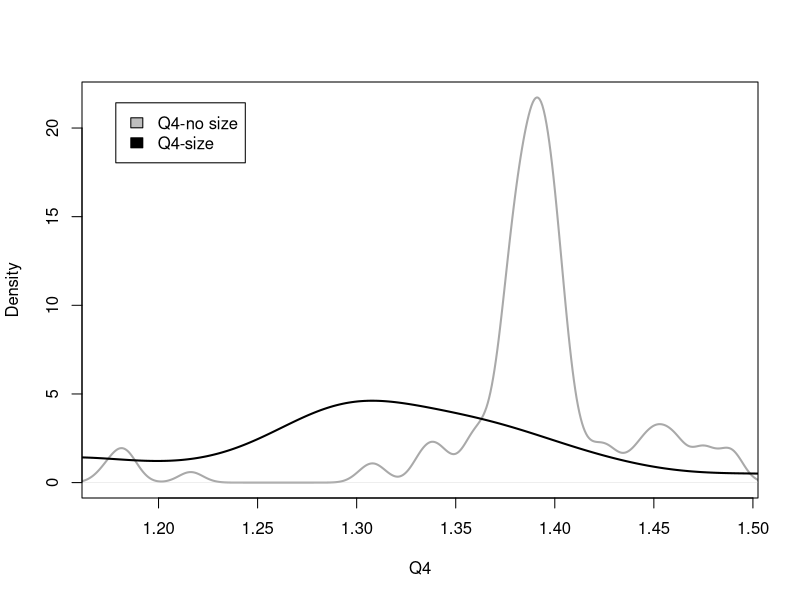
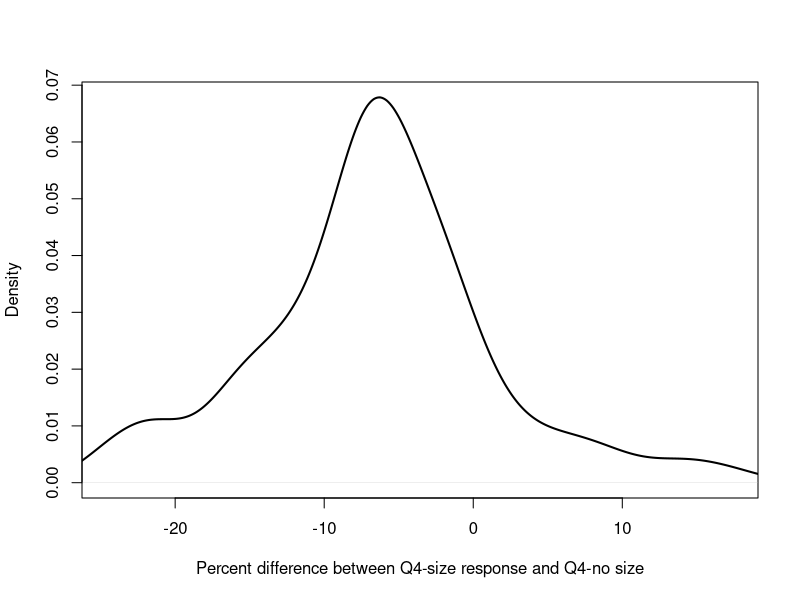
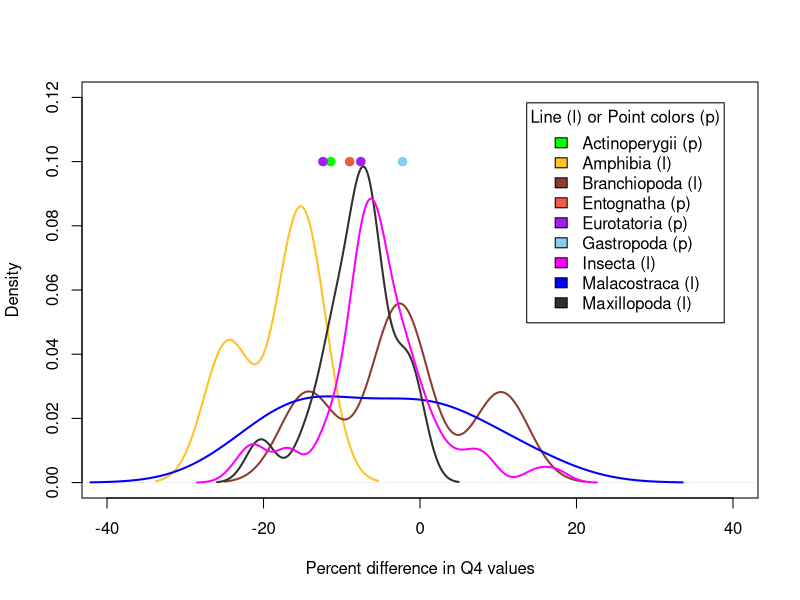
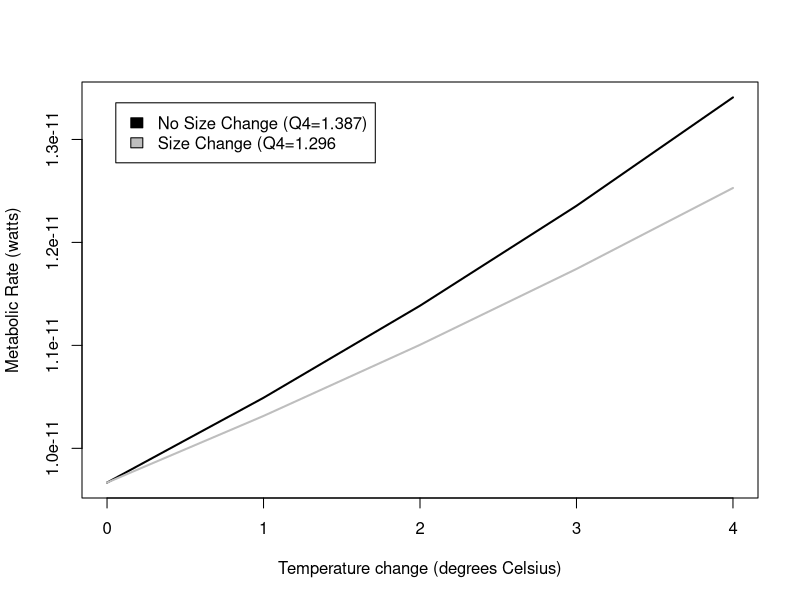
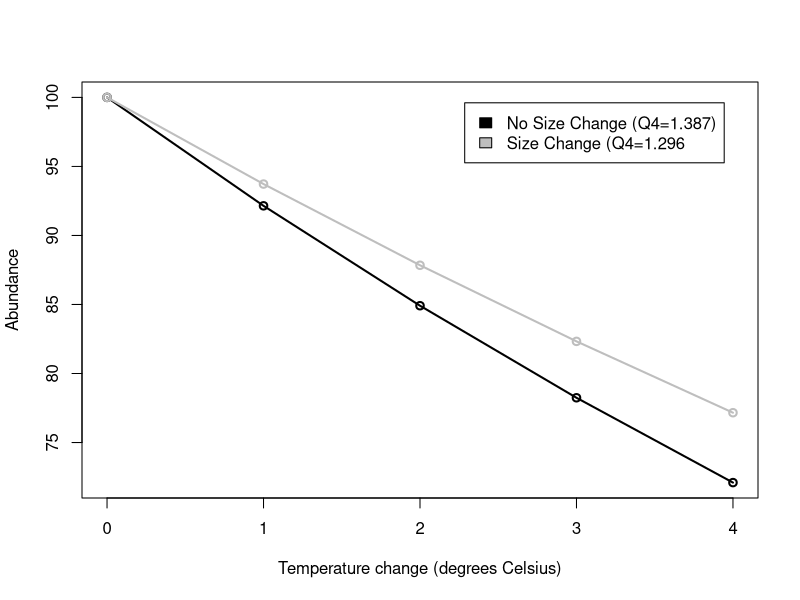
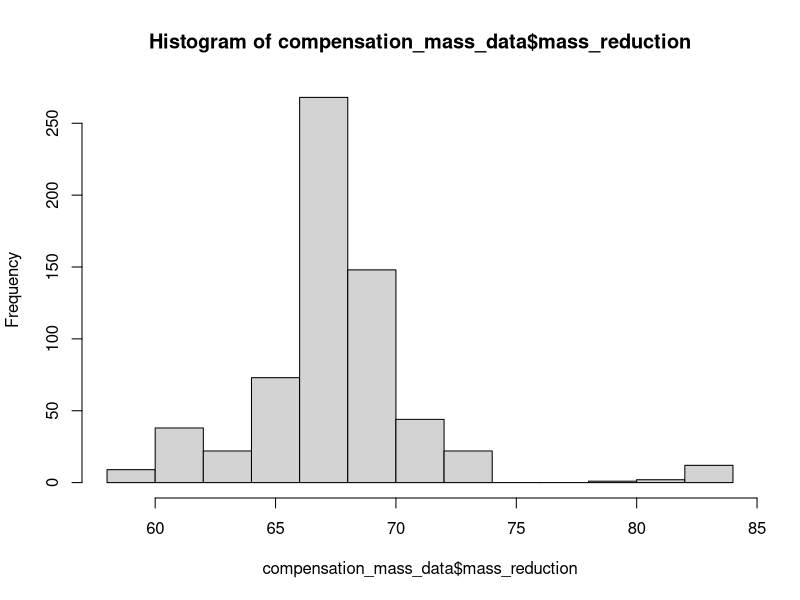

These charts were generated, in order, by the following R code:

#--------------CALCULATING EXPONENTS AND ACTIVATION ENERGY FOR METABOLIC EQUATIONS-------------------------------

### For the metabolic rate equation Metabolic Rate = constant * (Mass ^exponent) * e ^ Activation Energy/kt
### This section uses metabolic rate, temperature, and size data to calculated fitted exponent and activation
### energy for the taxonomic classes for which we could find data. 

##-----------------------------ANALYSES WITH MAKRIEVA DATA FOR Branchiopoda Malacostraca and Maxillopoda---------------
MR_data = read.csv("Class_metabolicrates_Makrievadata.csv", stringsAsFactors = FALSE)
Class_list=unique(MR_data$Class)
InvK=1/(273.15+MR_data$TC) #getting all the units correct
Mkg=MR_data$Mg/1000
W=MR_data$qWkg*Mkg
MR_data = cbind(MR_data, InvK, W)

#obtaining class-specific exponents for metabolic rate scaling for Branchiopoda Malacostraca and Maxillopoda
class_slopes=c()
for (current_class in Class_list){
  Class_data=subset(MR_data, MR_data$Class == current_class)
  basic=lm(log(Class_data$W) ~ log(Class_data$Mg) + Class_data$InvK)
  Mslope=basic$coefficients[2]
  Tslope=basic$coefficients[3]
  Ea=Tslope*0.000086
  class_slopes=rbind(class_slopes, c(current_class, Mslope, Tslope, Ea))
}

##-----------------------------ANALYSES WITH WHITE DATA FOR AMPHIBIANS--------------------------------------------
MR_Amphi = read.csv("Whiteetal_Amphibiandata.csv", stringsAsFactors = FALSE)
A_InvK=1/(273.15+MR_Amphi$TC)
A_Mkg=MR_Amphi$Mg/1000
MR_Amphi = cbind(MR_Amphi, A_InvK, A_Mkg)
A_basic=lm(log(MR_Amphi$Watts) ~ log(MR_Amphi$A_Mkg) + MR_Amphi$A_InvK)
Mslope=A_basic$coefficients[2]
Tslope=A_basic$coefficients[3]
Ea=Tslope*0.000086
class_slopes=rbind(class_slopes, c("Amphibia", Mslope, Tslope, Ea))
class_slopes=as.data.frame(class_slopes, stringsAsFactors = FALSE)

##-----------------------------ANALYSES WITH GILLOOLY DATA FOR FISH-----------------------------------------------

#obtaining super-class-specific exponents for metabolic rate scaling in fish
MR_fish = read.csv("gillooly_fish.csv", stringsAsFactors = FALSE)
f_Mkg=MR_fish$Mg/1000
MR_fish = cbind(MR_fish, f_Mkg)
F_basic=lm(log(MR_fish$W) ~ log(MR_fish$f_Mkg) + MR_fish$invK)
Mslope=F_basic$coefficients[2]
Tslope=F_basic$coefficients[3]
Ea=Tslope*0.000086
class_slopes=rbind(class_slopes, c("Actinoperygii", Mslope, Tslope, Ea))
class_slopes=as.data.frame(class_slopes, stringsAsFactors = FALSE)

##----------------CLEANING UP DATAFRAME WITH CLASS-SPECIFIC PARAMETERS FOR METABOLIC EQUATION------------------------

#removing unneccesary column and renaming columns
class_values=class_slopes[c(-3)]
names(class_values)[names(class_values) == "V1"] = "Class"
names(class_values)[names(class_values) == "log(Class_data$Mg)"] = "exponent"
names(class_values)[names(class_values) == "Class_data$InvK"] = "Ea"

##---------------ADDING Insecta VALUES FROM CHOWN AND THEORY VALUES FOR REMAINING CLASSES------------------------------
I_class="Insecta"
other_class=c("Gastropoda","Eurotatoria", "Entognatha")
I_slope=0.75
I_Ea=-0.62
Other_Ea=-0.63
other_values=cbind(I_class,I_slope,I_Ea)
for (current_class in other_class){
  current_values=cbind(current_class,I_slope,Other_Ea)
  other_values=rbind(other_values, current_values)
}

other_values=as.data.frame(other_values)
names(other_values)[names(other_values) == "I_class"] = "Class"
names(other_values)[names(other_values) == "I_slope"] = "exponent"
names(other_values)[names(other_values) == "I_Ea"] = "Ea"
class_values=rbind(class_values, other_values)
class_values1= transform(class_values, exponent = as.numeric(exponent), Ea = as.numeric(Ea))

#----------------------Q10 CALCULATIONS---------------------------------------

TSD_data = read.csv("MTEEcto_data.csv", stringsAsFactors = FALSE, fileEncoding = "latin1")
#stringsAsFactors prevents R from reading strings as factors, which mucks up further analysis
#must re-encode data to properly read in data file

##-------------------EXTRACTING SPECIES AND REPLICATE INFO--------------------

### Within a scientific paper, the body size-temperature study may have replicated
### experiments or have slightly different experiments that were conducted. Each experiment
### is called a replicate and was given a unique identifier in "MTEEcto_data.csv". This 
### section of code extracts information so that each replicate can be analyzed separately

replicate=unique(TSD_data$studyID)
rep_linker=c()

#extracting species and replicate info
for (current_replicate in replicate){
  replicate_data = subset(TSD_data, TSD_data$studyID == current_replicate)
  replicate_species= unique(replicate_data$Species)
  replicate_class=unique(replicate_data$Class)
  rep_linker=rbind(rep_linker, c(current_replicate, replicate_species, replicate_class))
}
rep_linker_sort= rep_linker[order(rep_linker[,2], rep_linker[,1]),]
#write.table(rep_linker_sort, file = "rep_linker.csv", sep = ",", col.names = TRUE)
class_uniquereplicate=unique(rep_linker_sort[,1])

##---------------------------CALCULATING METABOLIC RATES FOR TEMPERATURE/SIZE COMBOS FROM DATA----------------------

### This section pulls out the size-temperature data and metabolic rate parameters for a specific taxonomic class
### It extracts the data from a unique replicate. FOr that replicate it uses the size-temperature data to calculates 
### metabolic rates for the following cases: 1) no size change as temperature increases, 2) size and temperature increase
### as observed in the data. 

MTE_allreps=c()
#unused empty vector?
MTE_allcompare=c()
Classes_all=unique(TSD_data$Class)

for (index_class in Classes_all){
  class_TSD= subset(TSD_data, TSD_data$Class == index_class)
  class_MTE= subset(class_values1, class_values1$Class == index_class)
  class_replicate=unique(class_TSD$studyID)
    
    for (index_replicate in class_replicate){
      MTE_repdata=c()
      current_data= subset (class_TSD, class_TSD$studyID == index_replicate)
      temps=unique(current_data$temp)
 
        for (current_temp in temps){
          min_mass=current_data$mass[current_data$temp==current_temp]
          repeater=length(temps)
          MTE_initial=(min_mass^(class_MTE$exponent))*(exp(((class_MTE$Ea)/(.000086*(current_temp+273.15)))))
          MTE_nochange=min_mass^(class_MTE$exponent)*exp(class_MTE$Ea/(.000086*(temps+273.15)))
          MTE_change=(current_data$mass^(class_MTE$exponent))*(exp(((class_MTE$Ea)/(.000086*(temps+273.15)))))
          rep_vector=c(rep(index_replicate,repeater))
          Tmin_vector=c(rep(current_temp, repeater))
          MTE_repdata=cbind(temps,Tmin_vector, MTE_initial, MTE_nochange, MTE_change)
          MTE_repdata=as.data.frame(MTE_repdata)
          MTE_rep=data.frame(cbind(MTE_repdata, rep_vector), stringsAsFactors=FALSE)
          MTE_allreps=rbind(MTE_allreps, MTE_rep)     
          }
     }
}

temp_diff=MTE_allreps$temps-MTE_allreps$Tmin_vector
MTE_allreps=cbind(MTE_allreps, temp_diff)
warming= subset (MTE_allreps, MTE_allreps$temp_diff > 0) #cleans out decreasing temperature situations

##-----------------CALCULATING AVG REPLICATE Q4 FOR THE GENERATED TEMPERATURE-METABOLIC RATE DATA------------------

### Using the temperature-metabolic rate data generated above and stored in the dataframe 'warming'
### to calculate an average Q4 value for each replicate

Q_nochange=(warming$MTE_nochange/warming$MTE_initial)^(4/warming$temp_diff)
Q_change=(warming$MTE_change/warming$MTE_initial)^(4/warming$temp_diff) 
Q_diff=100*((Q_change/Q_nochange)-1)

Q_file=c()
Q_file=cbind(warming, Q_nochange, Q_change, Q_diff)
#write.table(Q_file, file = "ClassQ_file.csv", sep = ",", col.names = TRUE)
#END RAW DATAFILE CREATION

#Average Q for each study
rep_avgs=c()
for (unique_rep in class_uniquereplicate){
  rep_subset= subset (Q_file, Q_file$rep_vector == unique_rep) 
  #sp_name= rep_linker_sort[,2][ which (rep_linker_sort[,1] == unique_rep),]
  sp_name= subset(rep_linker_sort, rep_linker_sort[,1] == unique_rep,)
  avg_Q_nochange=mean(rep_subset$Q_nochange)
  avg_Q_change=mean(rep_subset$Q_change)
  rep_avgs=rbind(rep_avgs, c(unique_rep, avg_Q_nochange,avg_Q_change, sp_name))
}
 rep_avgs_1=  as.data.frame(rep_avgs, stringsAsFactors = FALSE)
 rep_avgs_2= transform(rep_avgs_1, V2 = as.numeric(V2), V3 = as.numeric(V3))
write.table(rep_avgs_2, file = "class_rep_avgs_2.csv", sep = ",", col.names = TRUE)


##---------------------------AVERAGE Q4 FOR EACH SPECIES-------------------------------------------

### If more than one replicate for a species, calculates an average across the replciates so that
### each species only has one resulting datapoint

Q_1=c()
species=unique(rep_avgs_2$V5)
for (current_sp in species){
  sp_subset= subset (rep_avgs_2, rep_avgs_2$V5 == current_sp) 
  sp_class=unique(sp_subset[,6])
  sp_Q_nochange=mean(sp_subset[,2])
  sp_Q_change=mean(sp_subset[,3])
  Q_1=rbind(Q_1, c(current_sp, sp_class, sp_Q_nochange, sp_Q_change))
}

Q_2=  as.data.frame(Q_1, stringsAsFactors = FALSE)
Q_sp= transform(Q_2, V3 = as.numeric(V3), V4 = as.numeric(V4))
Q_diff=100*((Q_sp$V4/Q_sp$V3)-1)
ClassQ_sp=cbind(Q_sp, Q_diff)
ClassQ_sp=ClassQ_sp[order(ClassQ_sp[,2], ClassQ_sp[,1]),]
ClassQ_sp=  as.data.frame(ClassQ_sp, stringsAsFactors = FALSE)

names(ClassQ_sp)[names(ClassQ_sp) == "V1"] = "Species"
names(ClassQ_sp)[names(ClassQ_sp) == "V2"] = "Class"
names(ClassQ_sp)[names(ClassQ_sp) == "V3"] = "Q4_noTSR"
names(ClassQ_sp)[names(ClassQ_sp) == "V4"] = "Q4_TSR"
ClassQ_sp= transform(ClassQ_sp, Q_diff = as.numeric(Q_diff))
write.table(ClassQ_sp, file = "ClassQ_sp.csv", sep = ",", col.names = TRUE)

#-------------------------SUMMARY STATS AND GRAPHS -------------------------
mean_Q4noTSR=mean(ClassQ_sp$Q4_noTSR)
mean_Q4TSR=mean(ClassQ_sp$Q4_TSR)
t.test(ClassQ_sp$Q4_noTSR,ClassQ_sp$Q4_TSR, paired=TRUE )
mean_Qdiff=mean(ClassQ_sp$Q_diff)

Qdiff.gt10=subset(ClassQ_sp, ClassQ_sp$Q_diff > 10)
Qdiff.lt10=subset(ClassQ_sp, ClassQ_sp$Q_diff < -10)
Qdiff.lt15=subset(ClassQ_sp, ClassQ_sp$Q_diff < -15)
Qdiff.lt20=subset(ClassQ_sp, ClassQ_sp$Q_diff < -20)
num.sp.gt.10.Qdiff=length(Qdiff.gt10$Q_diff)
num.sp.lt.10.Qdiff=length(Qdiff.lt10$Q_diff)
num.sp.lt.15.Qdiff=length(Qdiff.lt15$Q_diff)
num.sp.lt205.Qdiff=length(Qdiff.lt20$Q_diff)
num.sp=length(ClassQ_sp$Q_diff)

#graph of TSR and no TSR distributions - all classes pooled
yes_range=range(ClassQ_sp$Q4_noTSR)
plot(density(ClassQ_sp$Q4_noTSR), xlim = yes_range, main="", col="dark grey", lwd=2, 
    xlab="Q4")
lines(density(ClassQ_sp$Q4_TSR), lwd=2)
legend("topleft", inset=.05, c("Q4-no size", "Q4-size"), fill=c("grey", "black"))

#graph of percent change in Q4 - all classes pooled
yes_range=range(ClassQ_sp$Q_diff)
plot(density(ClassQ_sp$Q_diff), xlim = yes_range, main="", col="black", lwd=2, 
    xlab="Percent difference between Q4-size response and Q4-no size")

#Class-specific graph and results
Actinoperygii=subset(ClassQ_sp, ClassQ_sp$Class == "Actinoperygii")
Amphibia=subset(ClassQ_sp, ClassQ_sp$Class == "Amphibia")
Branchiopoda =subset(ClassQ_sp, ClassQ_sp$Class == "Branchiopoda")
Insecta =subset(ClassQ_sp, ClassQ_sp$Class == "Insecta")
Malacostraca=subset(ClassQ_sp, ClassQ_sp$Class == "Malacostraca")
Maxillopoda=subset(ClassQ_sp, ClassQ_sp$Class == "Maxillopoda")
Gastropoda=subset(ClassQ_sp, ClassQ_sp$Class == "Gastropoda")
Eurotatoria=subset(ClassQ_sp, ClassQ_sp$Class == "Eurotatoria")
Entognatha=subset(ClassQ_sp, ClassQ_sp$Class == "Entognatha")

Q_diff_range=c(-40,40)
y_range=c(0,.12)
plot(density(Amphibia$Q_diff), xlim=Q_diff_range, ylim=y_range, lwd=2, main="", col="goldenrod1",  
    xlab="Percent difference in Q4 values")
lines(density(Branchiopoda$Q_diff), lwd=2, col="coral4")
lines(density(Malacostraca$Q_diff),lwd=2, col="blue" )
lines(density(Maxillopoda$Q_diff), lwd=2, col="grey19")
lines(density(Insecta$Q_diff), lwd=2, col="magenta")
points(Gastropoda$Q_diff, .1, lwd=2, col="skyblue", pch=19)
points(Actinoperygii$Q_diff, .1, lwd=2, col="green", pch=19)
points(Eurotatoria$Q_diff, c(.1, .1), lwd=2, col="purple", pch=19)
points(Entognatha$Q_diff, .1, lwd=2, col="tomato2", pch=19)

legend("topright", inset=.05, title="Line (l) or Point colors (p)",c("Actinoperygii (p)", "Amphibia (l)", 
  "Branchiopoda (l)","Entognatha (p)", "Eurotatoria (p)","Gastropoda (p)","Insecta (l)", "Malacostraca (l)", "Maxillopoda (l)"), 
  fill=c("green", "goldenrod1", "coral4", "tomato2", "purple", "skyblue", "magenta", "blue", "grey19" ),)

Qdiff_Amphibia=mean(Amphibia$Q_diff)
Qdiff_Branchiopoda=mean(Branchiopoda$Q_diff)
Qdiff_Malacostraca=mean(Malacostraca$Q_diff)
Qdiff_Maxillopoda=mean(Maxillopoda$Q_diff)
Qdiff_Insecta=mean(Insecta$Q_diff)
Qdiff_Gastropoda=mean(Gastropoda$Q_diff)
Qdiff_Actinoperygii=mean(Actinoperygii$Q_diff)
Qdiff_Eurotatoria=mean(Eurotatoria$Q_diff)
Qdiff_Entognatha=mean(Entognatha$Q_diff)

#Exemplar graph for metabolic rate differences using Drosphila
Dmelano=subset(warming, warming$rep_vector == "TM61D")
DM_tmin=min(Dmelano$Tmin_vector)
DM_initialR1_1=Dmelano$MTE_initial[Dmelano$Tmin_vector == DM_tmin]
DM_initialR1=unique(DM_initialR1_1)

x=seq(0,4, 1)
plot(x, DM_initialR1*(1.387^(x/4)), type="l", lwd=2, xlab="Temperature change (degrees Celsius)",
     ylab="Metabolic Rate (watts)")
lines(x, DM_initialR1*(1.296^(x/4)), col="gray",lwd=2)
legend("topleft", inset=.05, c("No Size Change (Q4=1.387)", "Size Change (Q4=1.296"), fill=c("black", "gray"))

R2_TSR=DM_initialR1*(1.296^(x/4))
R2_noTSR=DM_initialR1*(1.387^(x/4))
Initial_N=100
Initial_E=Initial_N*DM_initialR1

N_TSR=Initial_E/R2_TSR
N_noTSR=Initial_E/R2_noTSR
N.data=cbind(x, R2_TSR, R2_noTSR, N_TSR, N_noTSR)
N.data= transform(N.data, x = as.numeric(x))

plot(N.data$x, N.data$N_noTSR, type="o", lwd=2, xlab="Temperature change (degrees Celsius)",
     ylab="Abundance")
lines(N.data$x, N.data$N_TSR, type="o", lwd=2, col="gray")
legend("topright", inset=.05, c("No Size Change (Q4=1.387)", "Size Change (Q4=1.296"), fill=c("black", "gray"))

                      
##-----------------CALCULATE COMPENSATION BODY MASS----------------------------------

### Using metabolic rates for initial mass and temperature, which have already ("MTE_initial") 
### been calculated to determine what mass each species would need to be to compensate for a
### 3*C increase in temperature. 


#create dataframe containing initial temp & mass rows for each replicate with calculated
# metabolic rate from warming data frame
compensation_mass_calcs = unique(warming[,c("rep_vector", "Tmin_vector", "MTE_initial")])
colnames(compensation_mass_calcs) = c("rep_vector", "initial_temp", "initial_MetRate")

#add original data to new dataframe
compensation_mass_data = merge(compensation_mass_calcs, TSD_data, by.x=c("rep_vector", "initial_temp"), 
                               by.y=c("studyID", "temp"))
names(compensation_mass_data)[names(compensation_mass_data) == "mass"] = "initial_mass"
compensation_mass_data = compensation_mass_data[order(compensation_mass_data$Species),]

#add increased temperature to dataframe
compensation_mass_data$comp_temp = compensation_mass_data$initial_temp + 3

#add class-specific exponent and activation energy (from class_values1) to dataframe
getting_class_values = class_values1[match(compensation_mass_data$Class, class_values1$Class),]
compensation_mass_data = cbind(compensation_mass_data, getting_class_values$exponent, getting_class_values$Ea)
names(compensation_mass_data)[names(compensation_mass_data) == "getting_class_values$exponent"] = "class_exponent"
names(compensation_mass_data)[names(compensation_mass_data) == "getting_class_values$Ea"] = "class_Ea"

#calculate compensation mass using rearranged MTE equation
compensation_mass_data$comp_mass = (compensation_mass_data$initial_MetRate / (exp(compensation_mass_data$class_Ea / (.00008617 * (compensation_mass_data$comp_temp + 273.15))))) ^ (1 / compensation_mass_data$class_exponent)

#determine difference between initial mass and compensation mass (should be positive)
compensation_mass_data$mass_diff = compensation_mass_data$initial_mass - compensation_mass_data$comp_mass

#determine what percent of initial mass the compensation mass is
#why are these all basically the same number? in 60%ish range; maybe driven by class exponent & Ea?
compensation_mass_data$mass_reduction = (compensation_mass_data$comp_mass / compensation_mass_data$initial_mass) * 100
hist(compensation_mass_data$mass_reduction)

#attempt to compare mass reduction percents for each class
insect_class = compensation_mass_data[compensation_mass_data$Class == "Insecta",]

# #figures to compare initial and compensation masses
# #plot(rownames(compensation_mass_data), compensation_mass_data$initial_mass)
# initial_mass_hist = hist(compensation_mass_data$initial_mass)
# comp_mass_hist = hist(compensation_mass_data$comp_mass)
# plot(initial_mass_hist, breaks=seq(0,1000,by=20), col=rgb(0,0,1,1/4))
# plot(comp_mass_hist, breaks=seq(0,1000,by=20), col=rgb(1,0,0,1/4), add=T)

#averaging of compensation masses and comparison metrics
